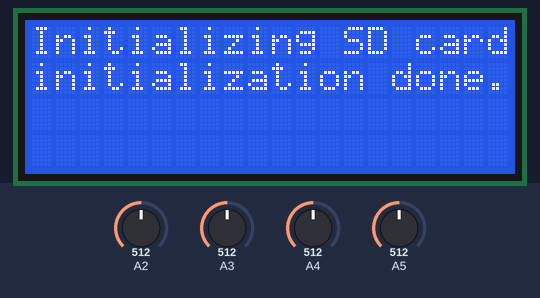
This sketch was run on a simulated Arduino Uno, built with avr-gcc and run on an emulated ATmega328P. On the bench: 20×4 character LCD. The test bench sets the inputs (shaded band); at power-on: A2 = 512, A3 = 512, A4 = 512, A5 = 512. Storage starts empty.

Above: at 0.1 s.
At 5.2 s:
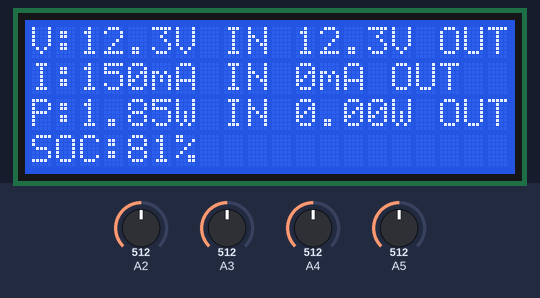

The sketch:

DataLogger2.ino
```cpp
#include <SPI.h>
#include <SD.h>
#include <LiquidCrystal.h>
LiquidCrystal lcd(3, 2, 4, 5, 6, 7);

//////////////////// Power Measurement Section ////////////////////
// Measured Voltage, Current, Power, and Battery SOC
//Timestamp
int ElapsedTime;

// Battery
float VoutBatt;
//const float BattCorrectionFactor = 1.04978*1.039134;
const float BattCorrectionFactor = 1;

float IoutBatt;
float PoutBatt;
float SOC;

// Net Power
float PNet;

// Panel
float VoutPanel;
const float PanelCorrectionFactor = 1;
float IoutPanel;
float PoutPanel;

// Voltage Sensor Parameters
float R1 = 30000.0;
float R2 = 7500.0;

// ACS Current Sensor Parameters
float VoutACS = 0;
const double scale_factor20A = 0.1;
const double scale_factor5A = 0.185;
const double vRef = 4.93;
const double resConvert = 1024;
double resADC = vRef/resConvert;
double zeroPoint = vRef/2;


// Averaging Parameters
float Sum = 0;
const int NumSamples = 10;
//const int SamplingPeriod = 5; // Sampling Period in Minutes
//const int DelayTime = SamplingPeriod*60*1000;
float FindSOCDischarge(float V);
//float FindSOCCharge(float V);

////////////////////////////////////////////////////////////////////

//////////////////// SD Section ////////////////////////////////////
const int chipSelect = 9;
File dataFile;
String dataString = "";
////////////////////////////////////////////////////////////////////

void setup() {
    // Initialize LCD Display
  lcd.begin(20,4);

  // Check for SD Card Initialization
  lcd.print("Initializing SD card");

  if (!SD.begin(chipSelect)) {
    lcd.setCursor(0,1);
    lcd.print("initialization failed!");
    while (1);
  }
  lcd.setCursor(0,1);
  lcd.print("initialization done.");
  delay(5000);
  lcd.clear();


  // Overwrite Data File
  SD.remove("datalog.txt");

  // Write Header
  dataFile = SD.open("datalog.txt", FILE_WRITE);
  dataFile.print("Timestamp:");
  dataFile.print("Solar Output;");
  dataFile.print("Battery Output;");
  dataFile.println("Net Power Output");
  dataFile.print("V_Panel(V), I_Panel(mA), P_Panel(W);");
  dataFile.println(" V_Battery(V), I_Battery(mA), SOC_Battery(%), P_Battery(W); P_Net(W)");
  dataFile.close();
}

void loop() {
////////////////////////////////////// Panel //////////////////////////////////////////////////////
    // Compute Input Voltage
    for(int i = 0; i < NumSamples; i++) {
        Sum += analogRead(A4);
        delay(1);
    }
    VoutPanel = ((R1+R2)/R2) * (Sum/NumSamples) * resADC * PanelCorrectionFactor;
    Sum = 0;

    // Compute Input Current
    for(int i = 0; i < NumSamples; i++) {
        Sum += analogRead(A5)*resADC;
        delay(1);
    }
    VoutACS = Sum/NumSamples; // Calculate from Average
    IoutPanel = (VoutACS - zeroPoint)/scale_factor5A*1000 + 150; // Convert VoutACS into Current using Scale Factor
//    IoutPanel = VoutACS/22*1000;
    Sum = 0;

    // Compute Input Power
    PoutPanel = VoutPanel*IoutPanel/1000;
///////////////////////////////////////////////////////////////////////////////////////////////////

////////////////////////////////////// Battery //////////////////////////////////////////////////////
    // Compute Input Voltage
    for(int i = 0; i < NumSamples; i++) {
        Sum += analogRead(A2);
        delay(1);
    }
    VoutBatt = ((R1+R2)/R2) * (Sum/NumSamples) * resADC * BattCorrectionFactor;
    Sum = 0;

    // Compute Battery SOC
    SOC = FindSOCDischarge(VoutBatt);

    // Compute Input Current
    for(int i = 0; i < NumSamples; i++) {
        Sum += analogRead(A3)*resADC;
        delay(1);
    }
    VoutACS = Sum/NumSamples; // Calculate from Average
    IoutBatt = (VoutACS - zeroPoint)/scale_factor20A*1000; // Convert VoutACS into Current using Scale Factor
    Sum = 0;

    // Compute Input Power
    PoutBatt = VoutBatt*IoutBatt/1000;

    // Compute Net Power
    PNet = PoutPanel - PoutBatt;
///////////////////////////////////////////////////////////////////////////////////////////////////

//////////////////// SD Section ////////////////////////////////////
  // Open File for Writing
  dataFile = SD.open("datalog.txt", FILE_WRITE);

  // Fill data to be written
  ElapsedTime = millis()/1000;
  dataString = "";
  dataString += String(ElapsedTime);
  dataString += ": ";
  dataString += String(VoutPanel);
  dataString += ",";
  dataString += String(IoutPanel);
  dataString += ",";
  dataString += String(PoutPanel);
  dataString += ";";
  dataString += String(VoutBatt);
  dataString += ",";
  dataString += String(IoutBatt);
  dataString += ",";
  dataString += String(SOC);
  dataString += ",";
  dataString += String(PoutBatt);
  dataString += ";";
  dataString += String(PNet);

  // Write and Close
  dataFile.println(dataString);
  dataFile.close();
////////////////////////////////////////////////////////////////////
//////////////////// LCD Section ///////////////////////////////////
    lcd.clear();
    lcd.setCursor(0,0);
    lcd.print("V:");
    lcd.print(VoutPanel,1);
    lcd.print("V IN ");
    lcd.print(VoutBatt,1);
    lcd.print("V OUT");
    lcd.setCursor(0,1);
    lcd.print("I:");
    lcd.print(IoutPanel,0);
    lcd.print("mA IN ");
    lcd.print(IoutBatt,0);
    lcd.print("mA OUT");
    lcd.setCursor(0,2);
    lcd.print("P:");
    lcd.print(PoutPanel,2);
    lcd.print("W IN ");
    lcd.print(PoutBatt,2);
    lcd.print("W OUT");
    lcd.setCursor(0,3);
    lcd.print("SOC:");
    lcd.print(SOC,0);
    lcd.print("%");
//    lcd.print(PNet);
//    lcd.print("W NET");

    // Hold for Sampling Period
    delay(5000);
/////////////////////////////////////////////////////////////////////
}

// Function for Calculating Battery SOC from Voltage
float FindSOCDischarge(float V)
{
    float SOC;

    if (V>=12.59)
    {
        SOC = 100;
    }

    else if (V>=12.52 && V<12.59)
    {
        SOC = 95+(5*(V-12.52))/(12.59-12.52);
    }
    else if (V>=12.45 && V<12.52)
    {
        SOC = 90+(5/(12.52-12.45))*(V-12.45);
    }

    else if (V>=12.38 && V<12.45)
    {
        SOC = 85+(5/(12.45-12.38))*(V-12.38);
    }

    else if (V>=12.31 && V<12.38)
    {
        SOC = 80+(5/(12.38-12.31))*(V-12.31);
    }
    else if (V>=12.24 && V<12.31)
    {
        SOC = 75+(5/(12.31-12.24))*(V-12.24);
    }
    else if (V>=12.17 && V<12.24)
    {
        SOC = 70+(5/(12.24-12.17))*(V-12.17);
    }
    else if (V>=12.10 && V<12.17)
    {
        SOC = 65+(5/(12.17-12.10))*(V-12.10);
    }
    else if (V>=12.03 && V<12.10)
    {
        SOC = 60+(5/(12.10-12.03))*(V-12.03);
    }
    else if (V>=11.96 && V<12.03)
    {
        SOC = 55+(5/(12.03-11.96))*(V-11.96);
    }
    else if (V>=11.89 && V<11.96)
    {
        SOC = 50+(5/(11.96-11.89))*(V-11.89);
    }
    else if (V>=11.82 && V<11.89)
    {
        SOC = 45+(5/(11.89-11.82))*(V-11.82);
    }
    else if (V>=11.75 && V<11.82)
    {
        SOC = 40+(5/(11.82-11.75))*(V-11.75);
    }
    else if (V>=11.68 && V<11.75)
    {
        SOC = 35+(5/(11.75-11.68))*(V-11.68);
    }
    else if (V>=11.61 && V<11.68)
    {
        SOC = 30+(5/(11.68-11.61))*(V-11.61);
    }
    else if (V>=11.54 && V<11.61)
    {
        SOC = 25+(5/(11.61-11.54))*(V-11.54);
    }
    else if (V>=11.47 && V<11.54)
    {
        SOC = 20+(5/(11.54-11.47))*(V-11.47);
    }
    else if (V>=11.40 && V<11.47)
    {
        SOC = 15+(5/(11.47-11.40))*(V-11.40);
    }
    else if (V>=11.33 && V<11.40)
    {
        SOC = 10+(5/(11.40-11.33))*(V-11.33);
    }
    else if (V<11.33)
    {
        SOC = 0;
    }
  return SOC;
}

//
//float FindSOCCharge(float V)
//{
//    float SOC;
//
//    if (V>=13.78)
//    {
//        SOC = 100;
//    }
//
//    else if (V>=13.71 && V<13.78)
//    {
//        SOC = 95+(5*(V-13.71))/(13.78-13.71);
//    }
//
//    else if (V>=13.64 && V<13.71)
//    {
//        SOC = 90+(5/(13.71-13.64))*(V-13.64);
//    }
//
//    else if (V>=13.57 && V<13.64)
//    {
//        SOC = 85+(5/(13.64-13.57))*(V-13.57);
//    }
//
//    else if (V>=13.50 && V<13.57)
//    {
//        SOC = 80+(5/(13.57-13.50))*(V-13.50);
//    }
//    else if (V>=13.43 && V<13.50)
//    {
//        SOC = 75+(5/(13.50-13.43))*(V-13.43);
//    }
//    else if (V>=13.36 && V<13.43)
//    {
//        SOC = 70+(5/(13.43-13.36))*(V-13.36);
//    }
//    else if (V>=13.29 && V<13.36)
//    {
//        SOC = 65+(5/(13.36-13.29))*(V-13.29);
//    }
//    else if (V>=13.22 && V<13.29)
//    {
//        SOC = 60+(5/(13.29-13.22))*(V-13.22);
//    }
//    else if (V>=13.15 && V<13.22)
//    {
//        SOC = 55+(5/(13.22-13.15))*(V-13.15);
//    }
//    else if (V>=13.08 && V<13.15)
//    {
//        SOC = 50+(5/(13.15-13.08))*(V-13.08);
//    }
//    else if (V>=13.01 && V<13.08)
//    {
//        SOC = 45+(5/(13.08-13.01))*(V-13.01);
//    }
//    else if (V>=12.94 && V<13.01)
//    {
//        SOC = 40+(5/(13.01-12.94))*(V-12.94);
//    }
//    else if (V>=12.87 && V<12.94)
//    {
//        SOC = 35+(5/(12.94-12.87))*(V-12.87);
//    }
//    else if (V>=12.80 && V<12.87)
//    {
//        SOC = 30+(5/(12.87-12.80))*(V-12.80);
//    }
//    else if (V>=12.73 && V<12.80)
//    {
//        SOC = 25+(5/(12.80-12.73))*(V-12.73);
//    }
//    else if (V>=12.66 && V<12.73)
//    {
//        SOC = 20+(5/(12.73-12.66))*(V-12.66);
//    }
//    else if (V>=12.60 && V<12.66)
//    {
//        SOC = 15+(5/(12.66-11.60))*(V-12.60);
//    }
//    else if (V>=12.54 && V<12.60)
//    {
//        SOC = 10+(5/(12.60-12.54))*(V-12.54);
//    }
//    else if (V<12.54)
//    {
//        SOC = 0;
//    }
//  return SOC;
//}
```
